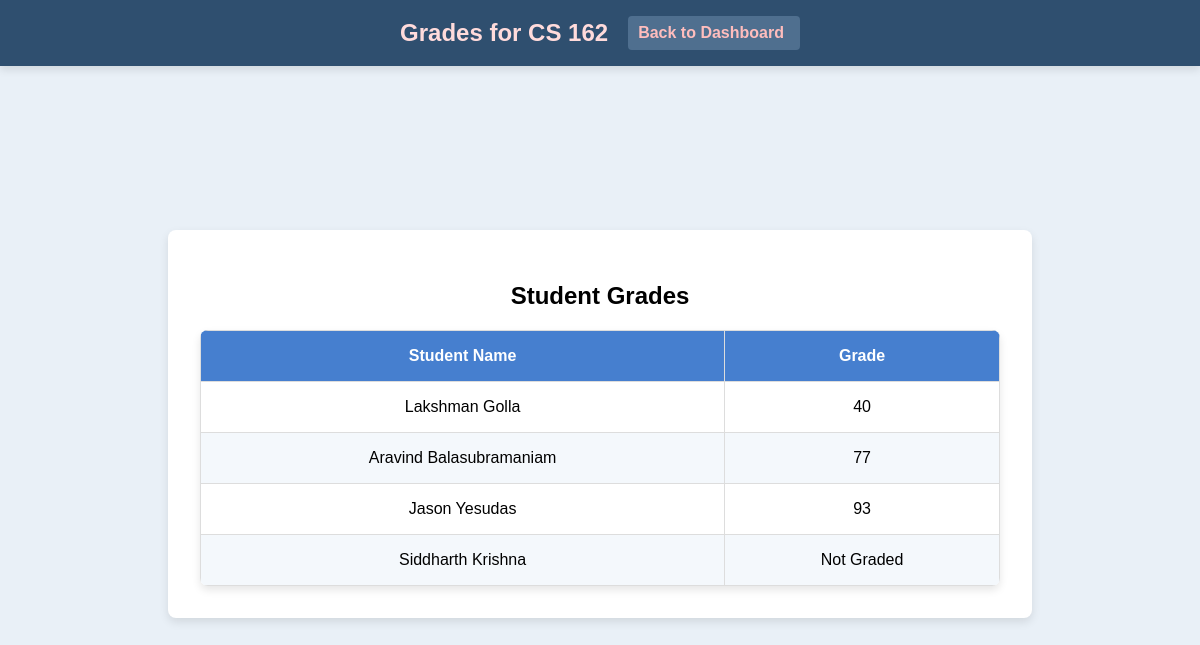
Page /teacher/course/5/grades (signed in) on the committed database.
### app.py (models this page shows, shortened)
class Course(db.Model):
    id = db.Column(db.Integer, primary_key=True)
    course_code = db.Column(db.String(10))
    course_name = db.Column(db.String(100))
    capacity = db.Column(db.Integer)
    teacher_id = db.Column(db.Integer, db.ForeignKey('user.id'))
    teacher = db.relationship('User', backref='teaching_courses', foreign_keys=[teacher_id])
    time = db.Column(db.String(50))
    enrolled_count = db.Column(db.Integer, default=0)

class Enrollment(db.Model):
    id = db.Column(db.Integer, primary_key=True)
    course_id = db.Column(db.Integer, db.ForeignKey('course.id'))
    user_id = db.Column(db.Integer, db.ForeignKey('user.id'))
    grade = db.Column(db.String(5))
    user = db.relationship('User', backref='enrollments')
    course = db.relationship('Course', backref='enrollments', lazy=True)

class User(UserMixin, db.Model):
    id = db.Column(db.Integer, primary_key=True)
    username = db.Column(db.String(150))
    password = db.Column(db.String(150))
    role = db.Column(db.String(50))

### app.py (the view)
@app.route('/teacher/course/<int:course_id>/grades')
@login_required
def view_grades(course_id):
    if current_user.role != 'teacher':
        flash("Access denied: Only teachers can view grades.", "danger")
        return redirect(url_for('login'))
    course = Course.query.filter_by(id=course_id, teacher_id=current_user.id).first()
    if not course:
        flash("You do not have permission to view grades for this course.", "danger")
        return redirect(url_for('teacher_dashboard'))
    enrollments = Enrollment.query.filter_by(course_id=course.id).all()
    students_with_grades = [
        {
            "student": User.query.get(enrollment.user_id),
            "grade": enrollment.grade
        }
        for enrollment in enrollments
    ]
    return render_template('grades.html', course=course, students_with_grades=students_with_grades)

### app.py (called while the page is built)
@login_manager.user_loader
def load_user(user_id):
    return User.query.get(int(user_id))

### templates/grades.html (shortened to what this page needs)
<!DOCTYPE html>
<html lang="en">
<head>
    <link rel="stylesheet" href="{{ url_for('static', filename='styles.css') }}">
</head>
<body>
    <div class="header">
        <h1>Grades for {{ course.course_name }}</h1>
        <a href="{{ url_for('teacher_dashboard') }}" class="back-to-dashboard sign-out">Back to Dashboard</a>
    </div>
    <div class="container">
        <h2>Student Grades</h2>
        <table>
            <thead>
                <tr>
                    <th>Student Name</th>
                    <th>Grade</th>
                </tr>
            </thead>
            <tbody>
                {% for entry in students_with_grades %}
                <tr>
                    <td>{{ entry.student.username }}</td>
                    <td>{{ entry.grade if entry.grade is not none else "Not Graded" }}</td>
                </tr>
                {% endfor %}
            </tbody>
        </table>
    </div>
</body>
</html>

### static/styles.css (style rules this page uses)
body { font-family: Arial, sans-serif; background-color: #e9f0f7; margin: 0; display: flex; justify-content: center; align-items: center; min-height: 100vh; }
.container { max-width: 800px; width: 100%; background-color: #ffffff; padding: 2rem; border-radius: 8px; box-shadow: 0px 4px 10px rgba(0, 0, 0, 0.1); text-align: center; margin: 5rem auto 2rem; }
.header { width: 100%; background-color: #2f4f6f; color: #fff; padding: 1rem 0; display: flex; justify-content: center; align-items: center; box-shadow: 0px 4px 8px rgba(0, 0, 0, 0.1); position: fixed; top: 0; left: 0; z-index: 10; margin-bottom: 20px; }
.header h1, .header h2 { margin: 0; color: #ffdbdb; }
.header h1 { font-size: 1.5rem; margin-right: 20px; }
.sign-out { color: #ffbdbd; text-decoration: none; font-weight: bold; padding: 0.5rem 1rem; border-radius: 4px; background-color: #4f6f8f; padding-left: 10px; }
table { width: 100%; border-collapse: collapse; margin-top: 1rem; text-align: center; border-radius: 8px; overflow: hidden; box-shadow: 0px 4px 8px rgba(0, 0, 0, 0.1); }
th, td { border: 1px solid #ddd; padding: 1rem; }
th { background-color: #467fcf; color: #fff; font-weight: bold; }
tr:nth-child(even) { background-color: #f4f8fc; }

### rows in the picture
Course: course_name "CS 162"
Enrollment: student.username "Lakshman Golla", grade "40"
Enrollment: student.username "Aravind Balasubramaniam", grade "77"
Enrollment: student.username "Jason Yesudas", grade "93"
User: student.username "Siddharth Krishna"

### other values in the picture
{{ entry.grade if entry.grade is not none else "Not Graded" }} "Not Graded"
